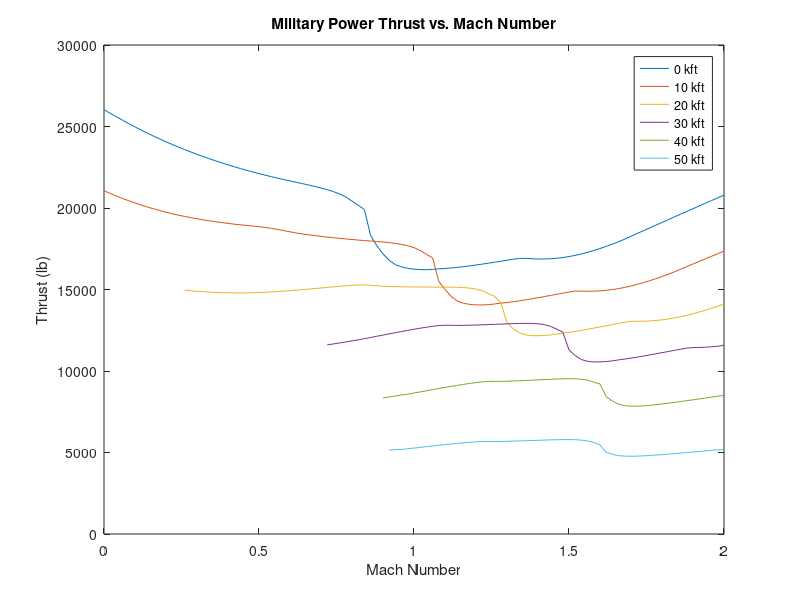
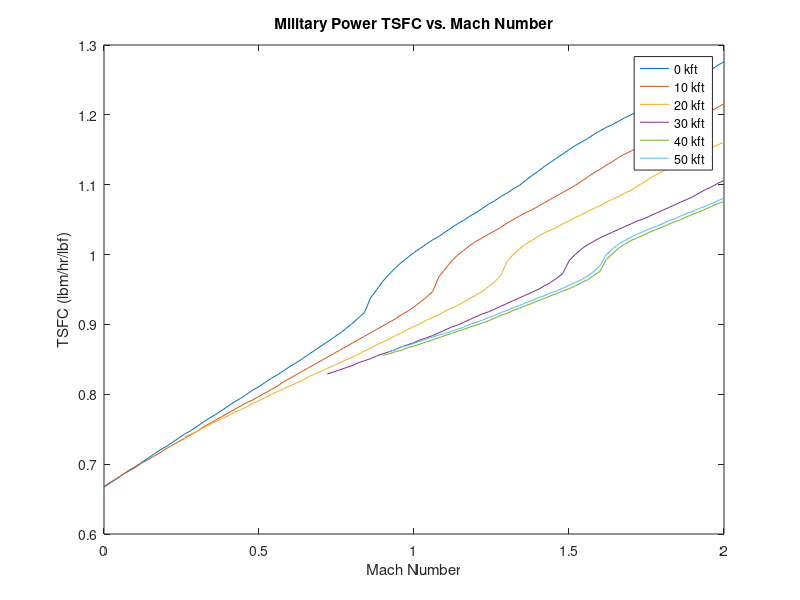

The MATLAB script that drew these images, in order:
% Military Power Engine Data

clear; close all;

% 0 kft
ALT_0 = [            0.000       0.000        0.000        0.000        0.000        0.000        0.000        0.000        0.000        0.000        0.000        0.000        0.000        0.000        0.000        0.000        0.000        0.000        0.000        0.000        0.000        0.000        0.000        0.000        0.000        0.000        0.000        0.000        0.000        0.000        0.000        0.000        0.000        0.000        0.000        0.000        0.000        0.000        0.000        0.000        0.000        0.000        0.000        0.000        0.000        0.000        0.000        0.000        0.000        0.000        0.000        0.000        0.000        0.000        0.000        0.000        0.000        0.000        0.000        0.000        0.000        0.000        0.000        0.000        0.000        0.000        0.000        0.000        0.000        0.000        0.000        0.000        0.000        0.000        0.000        0.000        0.000        0.000        0.000        0.000        0.000        0.000        0.000        0.000        0.000        0.000        0.000        0.000        0.000        0.000        0.000        0.000        0.000        0.000        0.000        0.000        0.000        0.000        0.000        0.000        0.000 ];
Mn_0 = [              0.0000      0.0200       0.0400       0.0600       0.0800       0.1000       0.1200       0.1400       0.1600       0.1800       0.2000       0.2200       0.2400       0.2600       0.2800       0.3000       0.3200       0.3400       0.3600       0.3800       0.4000       0.4200       0.4400       0.4600       0.4800       0.5000       0.5200       0.5400       0.5600       0.5800       0.6000       0.6200       0.6400       0.6600       0.6800       0.7000       0.7200       0.7400       0.7600       0.7800       0.8000       0.8200       0.8400       0.8600       0.8800       0.9000       0.9200       0.9400       0.9600       0.9800       1.0000       1.0200       1.0400       1.0600       1.0800       1.1000       1.1200       1.1400       1.1600       1.1800       1.2000       1.2200       1.2400       1.2600       1.2800       1.3000       1.3200       1.3400       1.3600       1.3800       1.4000       1.4200       1.4400       1.4600       1.4800       1.5000       1.5200       1.5400       1.5600       1.5800       1.6000       1.6200       1.6400       1.6600       1.6800       1.7000       1.7200       1.7400       1.7600       1.7800       1.8000       1.8200       1.8400       1.8600       1.8800       1.9000       1.9200       1.9400       1.9600       1.9800       2.0000 ];
TSFC_0 = [            0.667       0.673        0.679        0.685        0.691        0.696        0.702        0.708        0.714        0.720        0.725        0.731        0.737        0.743        0.748        0.754        0.760        0.766        0.771        0.777        0.783        0.789        0.794        0.800        0.806        0.811        0.817        0.823        0.828        0.834        0.840        0.845        0.851        0.857        0.863        0.869        0.875        0.881        0.887        0.894        0.901        0.909        0.917        0.938        0.950        0.962        0.972        0.981        0.989        0.996        1.003        1.009        1.015        1.021        1.026        1.032        1.038        1.044        1.049        1.055        1.060        1.066        1.072        1.077        1.083        1.088        1.094        1.099        1.106        1.113        1.119        1.126        1.132        1.138        1.144        1.150        1.156        1.161        1.166        1.172        1.177        1.182        1.186        1.191        1.196        1.200        1.205        1.209        1.214        1.219        1.224        1.229        1.234        1.239        1.244        1.249        1.254        1.260        1.265        1.271        1.276 ];
Fn_0 = [         26033.607   25808.745    25595.696    25384.196    25179.444    24976.554    24781.970    24592.186    24407.495    24233.036    24061.576    23898.187    23739.712    23585.739    23437.912    23294.152    23156.205    23022.103    22893.638    22768.671    22649.205    22533.037    22421.535    22314.037    22210.354    22110.386    22013.970    21920.905    21831.002    21744.157    21661.777    21579.103    21496.031    21411.837    21324.036    21227.709    21123.055    21004.595    20862.252    20678.976    20423.434    20174.260    19905.617    18307.090    17690.263    17183.169    16792.297    16523.771    16387.838    16299.780    16246.577    16219.934    16215.933    16234.492    16267.769    16291.953    16320.904    16358.770    16402.772    16452.373    16503.881    16558.162    16614.758    16673.703    16735.021    16795.196    16854.056    16906.373    16909.964    16886.055    16871.026    16870.517    16885.089    16914.591    16959.937    17020.479    17094.687    17181.883    17282.240    17392.795    17514.799    17644.267    17782.747    17930.677    18090.845    18265.119    18437.306    18605.490    18774.760    18944.822    19115.130    19284.098    19453.895    19621.020    19787.332    19954.087    20125.002    20294.823    20461.837    20624.928    20783.233 ];

% 10 kft
ALT_10 = [         10000.000   10000.000    10000.000    10000.000    10000.000    10000.000    10000.000    10000.000    10000.000    10000.000    10000.000    10000.000    10000.000    10000.000    10000.000    10000.000    10000.000    10000.000    10000.000    10000.000    10000.000    10000.000    10000.000    10000.000    10000.000    10000.000    10000.000    10000.000    10000.000    10000.000    10000.000    10000.000    10000.000    10000.000    10000.000    10000.000    10000.000    10000.000    10000.000    10000.000    10000.000    10000.000    10000.000    10000.000    10000.000    10000.000    10000.000    10000.000    10000.000    10000.000    10000.000    10000.000    10000.000    10000.000    10000.000    10000.000    10000.000    10000.000    10000.000    10000.000    10000.000    10000.000    10000.000    10000.000    10000.000    10000.000    10000.000    10000.000    10000.000    10000.000    10000.000    10000.000    10000.000    10000.000    10000.000    10000.000    10000.000    10000.000    10000.000    10000.000    10000.000    10000.000    10000.000    10000.000    10000.000    10000.000    10000.000    10000.000    10000.000    10000.000    10000.000    10000.000    10000.000    10000.000    10000.000    10000.000    10000.000    10000.000    10000.000    10000.000    10000.000]; 
Mn_10 = [               0.0000      0.0200       0.0400       0.0600       0.0800       0.1000       0.1200       0.1400       0.1600       0.1800       0.2000       0.2200       0.2400       0.2600       0.2800       0.3000       0.3200       0.3400       0.3600       0.3800       0.4000       0.4200       0.4400       0.4600       0.4800       0.5000       0.5200       0.5400       0.5600       0.5800       0.6000       0.6200       0.6400       0.6600       0.6800       0.7000       0.7200       0.7400       0.7600       0.7800       0.8000       0.8200       0.8400       0.8600       0.8800       0.9000       0.9200       0.9400       0.9600       0.9800       1.0000       1.0200       1.0400       1.0600       1.0800       1.1000       1.1200       1.1400       1.1600       1.1800       1.2000       1.2200       1.2400       1.2600       1.2800       1.3000       1.3200       1.3400       1.3600       1.3800       1.4000       1.4200       1.4400       1.4600       1.4800       1.5000       1.5200       1.5400       1.5600       1.5800       1.6000       1.6200       1.6400       1.6600       1.6800       1.7000       1.7200       1.7400       1.7600       1.7800       1.8000       1.8200       1.8400       1.8600       1.8800       1.9000       1.9200       1.9400       1.9600       1.9800       2.0000]; 
TSFC_10 = [              0.668       0.674        0.679        0.685        0.690        0.695        0.701        0.706        0.711        0.716        0.722        0.727        0.732        0.737        0.742        0.747        0.753        0.758        0.763        0.768        0.773        0.778        0.783        0.788        0.792        0.797        0.802        0.807        0.812        0.818        0.823        0.828        0.833        0.838        0.843        0.848        0.853        0.858        0.863        0.868        0.873        0.878        0.883        0.888        0.893        0.898        0.903        0.908        0.914        0.919        0.925        0.932        0.939        0.947        0.968        0.979        0.990        0.999        1.006        1.013        1.019        1.024        1.029        1.034        1.039        1.045        1.050        1.055        1.060        1.064        1.069        1.074        1.079        1.084        1.089        1.094        1.099        1.105        1.111        1.117        1.122        1.128        1.133        1.139        1.144        1.148        1.153        1.158        1.163        1.167        1.172        1.176        1.180        1.185        1.189        1.193        1.197        1.202        1.206        1.211        1.216 ];
Fn_10 = [          21059.851   20893.640    20735.246    20585.162    20442.901    20309.378    20182.175    20062.081    19948.927    19842.452    19743.150    19649.629    19563.145    19483.030    19408.351    19338.472    19273.362    19213.042    19156.795    19104.535    19055.429    19008.932    18969.886    18931.352    18892.314    18851.380    18807.495    18751.864    18683.397    18612.275    18540.171    18468.937    18407.887    18355.752    18306.697    18260.716    18217.356    18176.594    18138.154    18101.736    18067.536    18034.794    18003.506    17974.239    17945.005    17912.237    17874.046    17827.188    17766.721    17686.758    17572.039    17391.227    17159.473    16939.612    15499.494    15005.711    14572.835    14289.503    14153.070    14085.419    14054.872    14052.275    14071.866    14112.951    14161.397    14201.749    14249.610    14305.690    14366.401    14430.864    14497.597    14564.578    14634.454    14705.043    14775.340    14843.392    14903.141    14898.141    14892.820    14897.259    14918.016    14949.872    14996.277    15057.462    15131.467    15217.027    15314.186    15422.398    15538.768    15662.169    15794.014    15932.192    16080.719    16242.847    16406.394    16563.256    16721.817    16880.870    17039.985    17197.939    17355.964 ];

% 20 kft
ALT_20 = [       20000.000   20000.000    20000.000    20000.000    20000.000    20000.000    20000.000    20000.000    20000.000    20000.000    20000.000    20000.000    20000.000    20000.000    20000.000    20000.000    20000.000    20000.000    20000.000    20000.000    20000.000    20000.000    20000.000    20000.000    20000.000    20000.000    20000.000    20000.000    20000.000    20000.000    20000.000    20000.000    20000.000    20000.000    20000.000    20000.000    20000.000    20000.000    20000.000    20000.000    20000.000    20000.000    20000.000    20000.000    20000.000    20000.000    20000.000    20000.000    20000.000    20000.000    20000.000    20000.000    20000.000    20000.000    20000.000    20000.000    20000.000    20000.000    20000.000    20000.000    20000.000    20000.000    20000.000    20000.000    20000.000    20000.000    20000.000    20000.000    20000.000    20000.000    20000.000    20000.000    20000.000    20000.000    20000.000    20000.000    20000.000    20000.000    20000.000    20000.000    20000.000    20000.000    20000.000    20000.000    20000.000    20000.000    20000.000    20000.000]; 
Mn_20 = [                0.2600      0.2800       0.3000       0.3200       0.3400       0.3600       0.3800       0.4000       0.4200       0.4400       0.4600       0.4800       0.5000       0.5200       0.5400       0.5600       0.5800       0.6000       0.6200       0.6400       0.6600       0.6800       0.7000       0.7200       0.7400       0.7600       0.7800       0.8000       0.8200       0.8400       0.8600       0.8800       0.9000       0.9200       0.9400       0.9600       0.9800       1.0000       1.0200       1.0400       1.0600       1.0800       1.1000       1.1200       1.1400       1.1600       1.1800       1.2000       1.2200       1.2400       1.2600       1.2800       1.3000       1.3200       1.3400       1.3600       1.3800       1.4000       1.4200       1.4400       1.4600       1.4800       1.5000       1.5200       1.5400       1.5600       1.5800       1.6000       1.6200       1.6400       1.6600       1.6800       1.7000       1.7200       1.7400       1.7600       1.7800       1.8000       1.8200       1.8400       1.8600       1.8800       1.9000       1.9200       1.9400       1.9600       1.9800       2.0000]; 
TSFC_20 = [             0.739       0.743        0.747        0.752        0.756        0.761        0.765        0.769        0.774        0.778        0.782        0.787        0.791        0.795        0.800        0.804        0.808        0.812        0.816        0.820        0.825        0.829        0.833        0.837        0.841        0.845        0.849        0.853        0.857        0.862        0.866        0.871        0.875        0.879        0.884        0.888        0.893        0.897        0.901        0.906        0.910        0.914        0.919        0.923        0.927        0.932        0.937        0.942        0.947        0.954        0.961        0.970        0.990        1.000        1.008        1.015        1.020        1.026        1.031        1.035        1.039        1.044        1.048        1.053        1.057        1.062        1.066        1.070        1.075        1.079        1.083        1.088        1.092        1.098        1.103        1.109        1.114        1.119        1.123        1.128        1.132        1.137        1.141        1.145        1.149        1.153        1.157        1.161 ];
Fn_20 = [         14963.724   14924.735    14890.906    14862.320    14838.864    14819.959    14805.598    14795.677    14790.097    14788.707    14789.251    14797.669    14811.215    14828.737    14849.982    14873.976    14899.918    14928.940    14959.127    14990.876    15023.604    15057.953    15093.785    15129.436    15163.261    15195.172    15228.208    15257.378    15277.548    15282.292    15260.861    15233.121    15203.462    15185.704    15174.895    15166.120    15159.936    15155.607    15152.689    15150.258    15148.893    15148.115    15147.823    15145.254    15136.575    15117.224    15084.213    15029.267    14929.649    14747.399    14576.820    14177.190    12977.201    12589.612    12334.420    12217.809    12172.653    12162.692    12177.725    12214.520    12268.998    12318.812    12372.028    12430.774    12495.572    12562.952    12632.371    12701.918    12773.319    12845.396    12917.193    12987.207    13049.986    13052.098    13056.875    13070.361    13097.155    13136.797    13189.598    13255.333    13331.602    13418.739    13514.849    13620.210    13733.867    13852.652    13978.109    14109.870 ];

% 30 kft 
ALT_30 = [  30000.00   30000.000    30000.000    30000.000    30000.000    30000.000    30000.000    30000.000    30000.000    30000.000    30000.000    30000.000    30000.000    30000.000    30000.000    30000.000    30000.000    30000.000    30000.000    30000.000    30000.000    30000.000    30000.000    30000.000    30000.000    30000.000    30000.000    30000.000    30000.000    30000.000    30000.000    30000.000    30000.000    30000.000    30000.000    30000.000    30000.000    30000.000    30000.000    30000.000    30000.000    30000.000    30000.000    30000.000    30000.000    30000.000    30000.000    30000.000    30000.000    30000.000    30000.000    30000.000    30000.000    30000.000    30000.000    30000.000    30000.000    30000.000    30000.000    30000.000    30000.000    30000.000    30000.000    30000.000    30000.000]; 
Mn_30 = [        0.7200      0.7400       0.7600       0.7800       0.8000       0.8200       0.8400       0.8600       0.8800       0.9000       0.9200       0.9400       0.9600       0.9800       1.0000       1.0200       1.0400       1.0600       1.0800       1.1000       1.1200       1.1400       1.1600       1.1800       1.2000       1.2200       1.2400       1.2600       1.2800       1.3000       1.3200       1.3400       1.3600       1.3800       1.4000       1.4200       1.4400       1.4600       1.4800       1.5000       1.5200       1.5400       1.5600       1.5800       1.6000       1.6200       1.6400       1.6600       1.6800       1.7000       1.7200       1.7400       1.7600       1.7800       1.8000       1.8200       1.8400       1.8600       1.8800       1.9000       1.9200       1.9400       1.9600       1.9800       2.0000]; 
TSFC_30 = [        0.829       0.832        0.835        0.838        0.841        0.845        0.848        0.851        0.855        0.858        0.861        0.864        0.868        0.871        0.874        0.878        0.881        0.884        0.888        0.892        0.896        0.899        0.903        0.907        0.911        0.915        0.918        0.922        0.926        0.930        0.934        0.938        0.942        0.946        0.950        0.955        0.960        0.966        0.973        0.991        1.000        1.008        1.014        1.019        1.024        1.028        1.032        1.036        1.040        1.044        1.048        1.051        1.055        1.059        1.063        1.067        1.071        1.075        1.079        1.083        1.088        1.093        1.097        1.102        1.106 ];
Fn_30 = [       11603.179   11660.618    11721.164    11783.755    11848.296    11911.027    11982.654    12056.250    12130.691    12204.804    12278.798    12351.745    12422.340    12493.502    12562.040    12626.018    12686.215    12743.668    12788.215    12807.613    12805.235    12797.766    12798.972    12808.760    12820.325    12833.294    12847.162    12861.788    12876.748    12891.709    12906.448    12918.901    12923.125    12920.057    12896.084    12848.015    12741.901    12574.726    12384.464    11295.153    10945.023    10702.900    10592.592    10558.404    10558.335    10581.524    10623.091    10681.788    10733.212    10789.546    10851.885    10917.800    10985.917    11055.970    11125.859    11196.000    11267.093    11337.436    11403.697    11437.493    11445.236    11460.736    11486.207    11523.284    11571.861 ];

% 40 kft
ALT_40 = [       40000.000   40000.000    40000.000    40000.000    40000.000    40000.000    40000.000    40000.000    40000.000    40000.000    40000.000    40000.000    40000.000    40000.000    40000.000    40000.000    40000.000    40000.000    40000.000    40000.000    40000.000    40000.000    40000.000    40000.000    40000.000    40000.000    40000.000    40000.000    40000.000    40000.000    40000.000    40000.000    40000.000    40000.000    40000.000    40000.000    40000.000    40000.000    40000.000    40000.000    40000.000    40000.000    40000.000    40000.000    40000.000    40000.000    40000.000    40000.000    40000.000    40000.000    40000.000    40000.000    40000.000    40000.000    40000.000    40000.000];
Mn_40 = [             0.9000      0.9200       0.9400       0.9600       0.9800       1.0000       1.0200       1.0400       1.0600       1.0800       1.1000       1.1200       1.1400       1.1600       1.1800       1.2000       1.2200       1.2400       1.2600       1.2800       1.3000       1.3200       1.3400       1.3600       1.3800       1.4000       1.4200       1.4400       1.4600       1.4800       1.5000       1.5200       1.5400       1.5600       1.5800       1.6000       1.6200       1.6400       1.6600       1.6800       1.7000       1.7200       1.7400       1.7600       1.7800       1.8000       1.8200       1.8400       1.8600       1.8800       1.9000       1.9200       1.9400       1.9600       1.9800       2.0000 ];
TSFC_40 = [              0.856       0.858        0.861        0.863        0.867        0.869        0.872        0.875        0.878        0.881        0.884        0.887        0.890        0.893        0.896        0.899        0.902        0.905        0.909        0.913        0.916        0.920        0.923        0.927        0.930        0.934        0.937        0.941        0.944        0.948        0.951        0.955        0.960        0.964        0.970        0.976        0.993        1.001        1.009        1.015        1.020        1.024        1.028        1.032        1.036        1.039        1.043        1.047        1.050        1.054        1.058        1.061        1.065        1.069        1.073        1.076 ];
Fn_40 = [         8346.439    8405.003     8465.798     8528.300     8583.048     8649.016     8718.156     8788.040     8857.421     8925.772     8992.690     9057.552     9121.409     9181.712     9237.113     9290.203     9334.765     9358.559     9362.241     9361.739     9371.695     9386.571     9402.856     9420.081     9437.810     9455.905     9473.959     9491.072     9508.147     9520.897     9526.701     9521.791     9497.705     9440.563     9315.483     9202.274     8422.299     8157.131     7965.789     7871.699     7842.651     7843.051     7862.025     7893.519     7939.238     7979.685     8024.848     8073.898     8125.501     8179.305     8233.785     8289.174     8344.065     8399.410     8453.956     8506.550 ];

% 50 kft
ALT_50 = [      50000.000   50000.000    50000.000    50000.000    50000.000    50000.000    50000.000    50000.000    50000.000    50000.000    50000.000    50000.000    50000.000    50000.000    50000.000    50000.000    50000.000    50000.000    50000.000    50000.000    50000.000    50000.000    50000.000    50000.000    50000.000    50000.000    50000.000    50000.000    50000.000    50000.000    50000.000    50000.000    50000.000    50000.000    50000.000    50000.000    50000.000    50000.000    50000.000    50000.000    50000.000    50000.000    50000.000    50000.000    50000.000    50000.000    50000.000    50000.000    50000.000    50000.000    50000.000    50000.000    50000.000    50000.000    50000.000 ];
Mn_50 = [            0.9200      0.9400       0.9600       0.9800       1.0000       1.0200       1.0400       1.0600       1.0800       1.1000       1.1200       1.1400       1.1600       1.1800       1.2000       1.2200       1.2400       1.2600       1.2800       1.3000       1.3200       1.3400       1.3600       1.3800       1.4000       1.4200       1.4400       1.4600       1.4800       1.5000       1.5200       1.5400       1.5600       1.5800       1.6000       1.6200       1.6400       1.6600       1.6800       1.7000       1.7200       1.7400       1.7600       1.7800       1.8000       1.8200       1.8400       1.8600       1.8800       1.9000       1.9200       1.9400       1.9600       1.9800       2.0000 ];
TSFC_50 = [             0.861       0.864        0.868        0.870        0.873        0.876        0.879        0.882        0.885        0.887        0.890        0.893        0.896        0.900        0.903        0.906        0.910        0.913        0.917        0.920        0.924        0.927        0.931        0.934        0.938        0.941        0.945        0.948        0.952        0.956        0.960        0.964        0.969        0.976        0.984        1.000        1.008        1.015        1.020        1.025        1.029        1.033        1.037        1.040        1.044        1.048        1.051        1.055        1.059        1.062        1.066        1.069        1.073        1.077        1.081 ];
Fn_50 = [         5142.276    5176.822     5189.924     5230.039     5272.207     5314.848     5358.183     5400.934     5442.924     5483.795     5523.126     5560.377     5595.849     5627.769     5656.442     5674.092     5675.274     5673.422     5678.406     5688.414     5699.500     5711.428     5723.907     5736.573     5748.731     5760.700     5773.661     5783.993     5791.094     5792.684     5785.411     5763.146     5704.179     5622.288     5456.998     5016.780     4892.858     4807.656     4778.850     4771.821     4778.607     4794.732     4817.566     4841.422     4867.955     4896.793     4928.084     4960.345     4993.820     5027.791     5061.761     5095.344     5129.285     5162.499     5184.966 ];



% plot max power thrust vs. Mach number
figure;
plot(Mn_0, Fn_0)
hold on
plot(Mn_10, Fn_10)
plot(Mn_20, Fn_20)
plot(Mn_30, Fn_30)
plot(Mn_40, Fn_40)
plot(Mn_50, Fn_50)
xlabel("Mach Number")
ylabel("Thrust (lb)")
legend("0 kft","10 kft", "20 kft", "30 kft", "40 kft", "50 kft")
title("Military Power Thrust vs. Mach Number")

% plot TSFC vs. Mach number
figure;
plot(Mn_0, TSFC_0)
hold on
plot(Mn_10, TSFC_10)
plot(Mn_20, TSFC_20)
plot(Mn_30, TSFC_30)
plot(Mn_40, TSFC_40)
plot(Mn_50, TSFC_50)
xlabel("Mach Number")
ylabel("TSFC (lbm/hr/lbf)")
legend("0 kft","10 kft", "20 kft", "30 kft", "40 kft", "50 kft")
title("Military Power TSFC vs. Mach Number")
